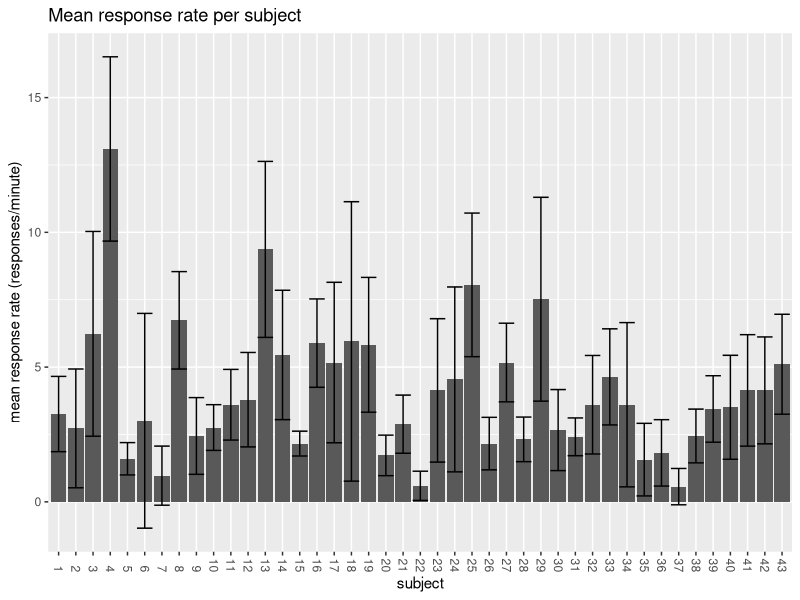
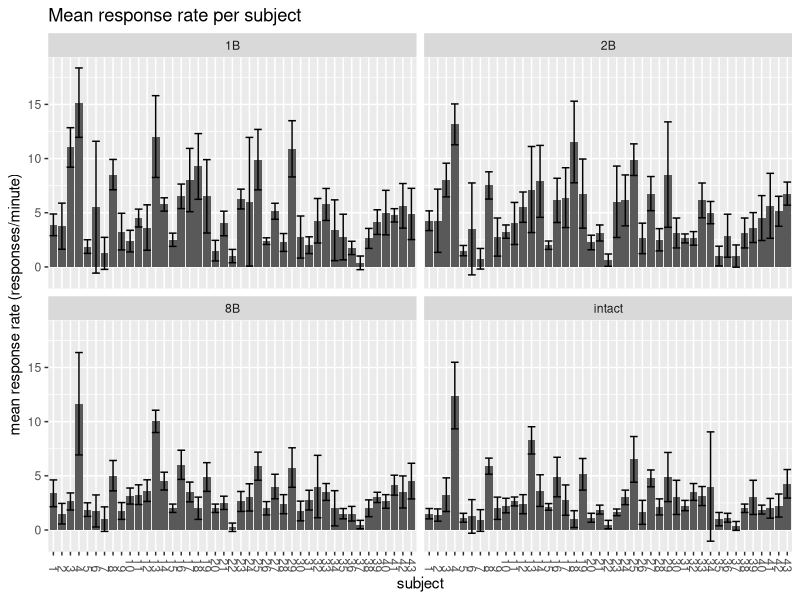
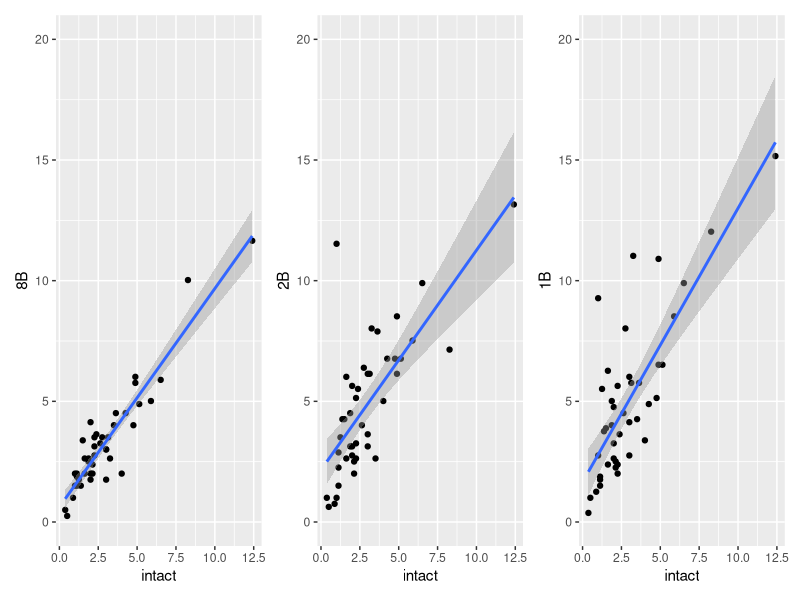
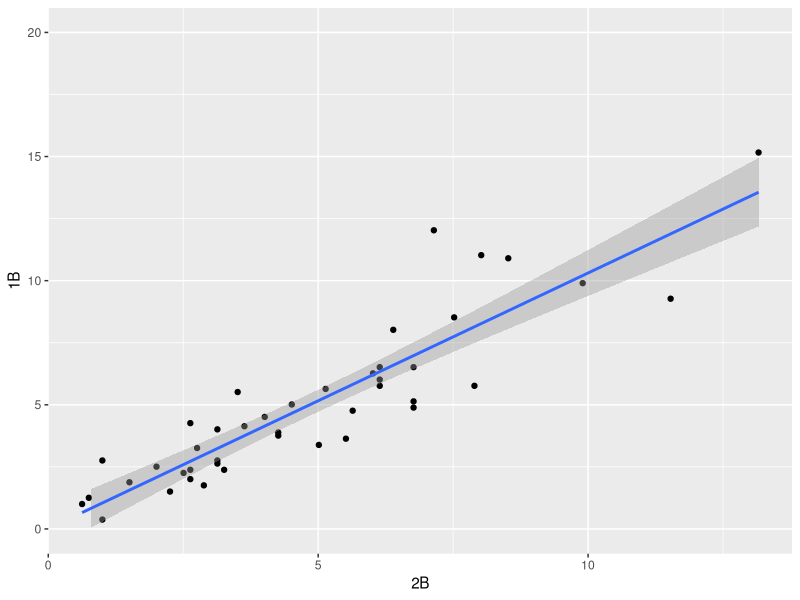
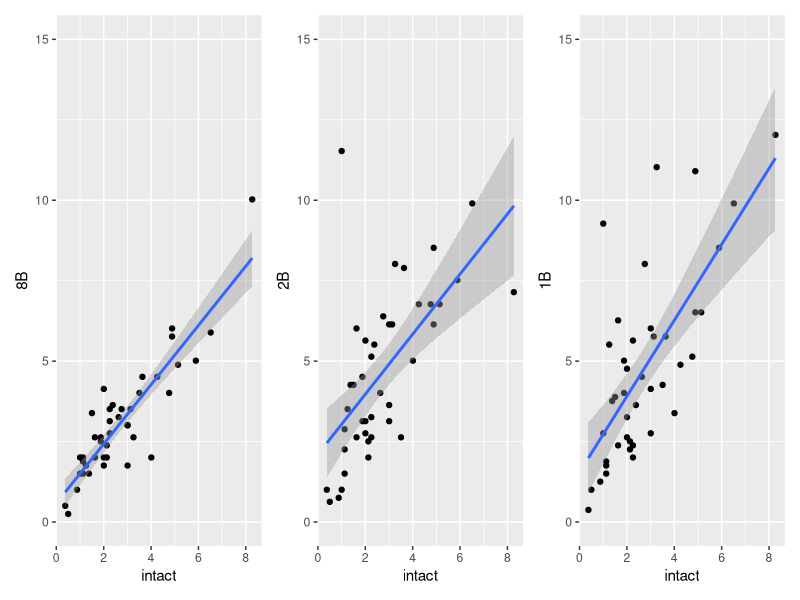
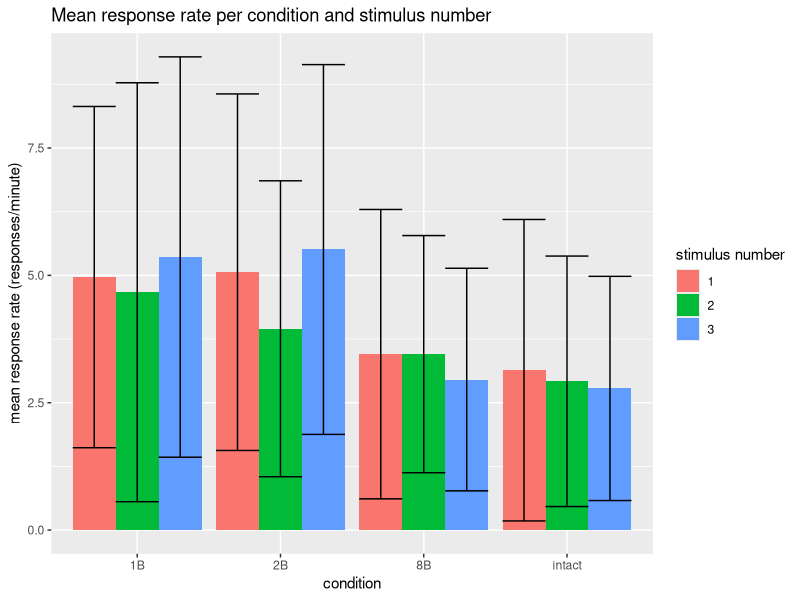
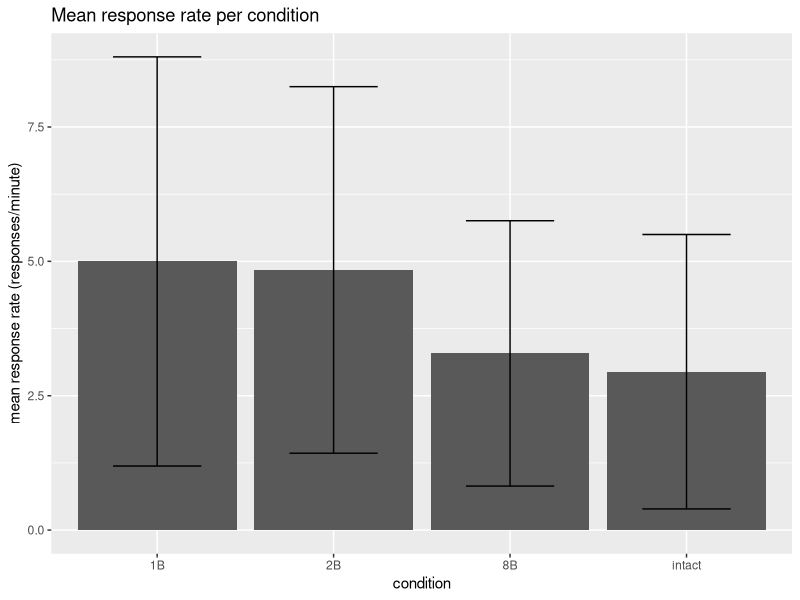
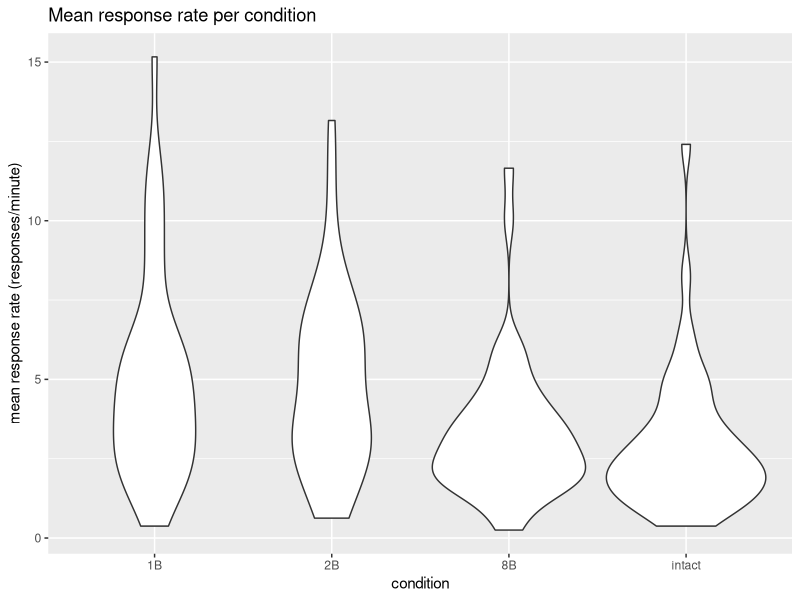

Reproduce these figures in R, in order.
## ---- chunk 1
knitr::opts_chunk$set(echo = FALSE, message = FALSE)
library(tidyverse)
library(magrittr)
library(patchwork)
## ---- chunk 2
data_long <- as_tibble(read_csv('data/responses_binarized_long.csv'))

# convert exp_subject_id to a factor
data_long <- mutate(data_long, exp_subject_id = as.factor(exp_subject_id))
levels(data_long$exp_subject_id) <- seq(1,43)
## ---- chunk 3
data <- data_long %>%
  group_by(exp_subject_id, scram_cond, stim_num, run) %>%
  nest(response_tbl = c(time,response)) #%>%
  #print()
## ---- chunk 4
data$response_tbl[[1]]
data$response_tbl[[1]][[2]]
## ---- chunk 5
response_rate <- data_long %>%
  group_by(exp_subject_id, scram_cond, stim_num, run) %>%
  summarize(response_count = sum(response)) %>%
  mutate(response_rate = response_count / 1.33) #%>%
  #print()
## ---- chunk 6
p_avg_rate_subj <- response_rate %>%
  group_by(exp_subject_id) %>%
  summarize(mean_rate = mean(response_rate), sd_rate = sd(response_rate)) %>%
  #print() %>%
  
  ggplot(aes(x = exp_subject_id, y = mean_rate)) +
  geom_bar(stat = 'identity') +
  geom_errorbar(aes(ymin = mean_rate - sd_rate, ymax = mean_rate + sd_rate)) +
  labs(title = "Mean response rate per subject",
       x = "subject",
       y = "mean response rate (responses/minute)") +
  theme(axis.text.x = element_text(angle = -90, vjust = 0.5, hjust = 1))
  
p_avg_rate_subj
## ---- chunk 7
p_avg_rate_subj_cond <- response_rate %>%
  group_by(exp_subject_id, scram_cond) %>%
  summarize(mean_rate = mean(response_rate), sd_rate = sd(response_rate)) %>%
  #print() %>%
  
  ggplot(aes(x = exp_subject_id, y = mean_rate)) +
  facet_wrap(vars(scram_cond), nrow=2, ncol=2) +
  geom_bar(stat = 'identity') +
  geom_errorbar(aes(ymin = mean_rate - sd_rate, ymax = mean_rate + sd_rate)) +
  labs(title = "Mean response rate per subject",
       x = "subject",
       y = "mean response rate (responses/minute)") +
  theme(axis.text.x = element_text(angle = -90, vjust = 0.5, hjust = 1))
  
p_avg_rate_subj_cond
## ---- chunk 8
response_rate_wide <- response_rate %>%
  group_by(exp_subject_id, scram_cond) %>%
  summarize(mean_rate = mean(response_rate)) %>%
  pivot_wider(names_from = scram_cond, values_from = mean_rate) #%>%
  #print()

p_8B_I <- ggplot(response_rate_wide, aes(x = intact, y = `8B`)) +
  geom_point() +
  geom_smooth(method=lm) +
  ylim(0,20)

p_2B_I <- ggplot(response_rate_wide, aes(x = intact, y = `2B`)) +
  geom_point() +
  geom_smooth(method=lm) +
  ylim(0,20)
  
p_1B_I <- ggplot(response_rate_wide, aes(x = intact, y = `1B`)) +
  geom_point() +
  geom_smooth(method=lm) +
  ylim(0,20)

p_8B_I + p_2B_I + p_1B_I
## ---- chunk 9
summary(lm(`8B` ~ intact, response_rate_wide))
summary(lm(`2B` ~ intact, response_rate_wide))
summary(lm(`1B` ~ intact, response_rate_wide))
## ---- chunk 10
p_1B_2B <- ggplot(response_rate_wide, aes(x = `2B`, y = `1B`)) +
  geom_point() +
  geom_smooth(method=lm) +
  ylim(0,20)
p_1B_2B

summary(lm(`1B` ~ `2B`, response_rate_wide))
## ---- chunk 11
response_rate_wide_no_out <- response_rate %>%
  group_by(exp_subject_id, scram_cond) %>%
  summarize(mean_rate = mean(response_rate)) %>%
  pivot_wider(names_from = scram_cond, values_from = mean_rate) %>%
  filter(intact < 10)

p_8B_I <- ggplot(response_rate_wide_no_out, aes(x = intact, y = `8B`)) +
  geom_point() +
  geom_smooth(method=lm) +
  ylim(0,15)

p_2B_I <- ggplot(response_rate_wide_no_out, aes(x = intact, y = `2B`)) +
  geom_point() +
  geom_smooth(method=lm) +
  ylim(0,15)
  
p_1B_I <- ggplot(response_rate_wide_no_out, aes(x = intact, y = `1B`)) +
  geom_point() +
  geom_smooth(method=lm) +
  ylim(0,15)

p_8B_I + p_2B_I + p_1B_I
## ---- chunk 12
summary(lm(`8B` ~ intact, response_rate_wide_no_out))
summary(lm(`2B` ~ intact, response_rate_wide_no_out))
summary(lm(`1B` ~ intact, response_rate_wide_no_out))
## ---- chunk 13
p_avg_rate_stim <- response_rate %>%
  mutate(scram_cond = as.factor(scram_cond),
         stim_num = as.factor(stim_num)) %>%
  group_by(scram_cond, stim_num) %>%
  summarize(mean_rate = mean(response_rate), sd_rate = sd(response_rate)) %>%
  #print() %>%
  
  ggplot(aes(x = scram_cond, y = mean_rate, fill = stim_num)) +
  geom_bar(stat = 'identity', position = "dodge") +
  geom_errorbar(aes(ymin = mean_rate - sd_rate, ymax = mean_rate + sd_rate),
                position = "dodge") +
  labs(title = "Mean response rate per condition and stimulus number",
       x = "condition",
       fill = "stimulus number",
       y = "mean response rate (responses/minute)")


p_avg_rate_stim
## ---- chunk 14
p_avg_rate_cond <- response_rate %>%
  mutate(scram_cond = as.factor(scram_cond)) %>%
  group_by(scram_cond) %>%
  summarize(mean_rate = mean(response_rate), sd_rate = sd(response_rate)) %>%
  #print() %>%
  
  ggplot(aes(x = scram_cond, y = mean_rate)) +
  geom_bar(stat = 'identity') +
  geom_errorbar(aes(ymin = mean_rate - sd_rate, ymax = mean_rate + sd_rate),
                width = 0.5) +
  labs(title = "Mean response rate per condition",
       x = "condition",
       y = "mean response rate (responses/minute)")

p_avg_rate_cond
## ---- chunk 15
avg_rate_cond_subject <- response_rate %>%
  mutate(scram_cond = as.factor(scram_cond)) %>%
  group_by(exp_subject_id, scram_cond) %>%
  summarize(mean_rate = mean(response_rate)) #%>%
  #print()
  
p_avg_rate_cond_subject <- avg_rate_cond_subject %>%
  ggplot(aes(x = scram_cond, y = mean_rate)) +
  geom_violin() +
  labs(title = "Mean response rate per condition",
       x = "condition",
       y = "mean response rate (responses/minute)")

p_avg_rate_cond_subject
## ---- chunk 16
dist.1B <- filter(avg_rate_cond_subject, scram_cond == '1B')$mean_rate
dist.2B <- filter(avg_rate_cond_subject, scram_cond == '2B')$mean_rate
dist.8B <- filter(avg_rate_cond_subject, scram_cond == '8B')$mean_rate
dist.intact <- filter(avg_rate_cond_subject, scram_cond == 'intact')$mean_rate

shapiro.test(dist.1B)
shapiro.test(dist.2B)
shapiro.test(dist.8B)
shapiro.test(dist.intact)
## ---- chunk 17
wilcox.test(dist.1B, dist.2B, paired = TRUE)
wilcox.test(dist.8B, dist.intact, paired = TRUE)
## ---- chunk 18
p_I_1_r2 <- data_long %>%
  filter(scram_cond == 'intact', stim_num == 1, run == 2) %>%
  
  ggplot(aes(x = time, y = exp_subject_id, fill = response)) +
  geom_tile(color = "black") +
  labs(x = "seconds", y = "subject")
  
p_I_1_r2
## ---- chunk 19
p_sum_resp <- data_long %>%
  group_by(scram_cond, stim_num, run, time) %>%
  summarize(sum_resp = sum(response)) %>%
  filter(run == 2) %>%
  
  ggplot(aes(x = time, y = scram_cond, fill = sum_resp)) +
  facet_grid(cols = vars(stim_num)) +
  geom_tile(color = "black") +
  labs(x = "seconds", y = "condition")

p_sum_resp
## ---- chunk 20
# specify particular subject and stimulus for testing
this_sub <- '1'
specific_stim <- c('intact',1,2)

this_sub_data <- data_long %>%
  filter(exp_subject_id == this_sub,
         scram_cond == specific_stim[1],
         stim_num == specific_stim[2],
         run == specific_stim[3]) %>%
  print()

avg_others_data <- data_long %>%
  filter(exp_subject_id != this_sub,
         scram_cond == specific_stim[1],
         stim_num == specific_stim[2],
         run == specific_stim[3]) %>%
  group_by(time) %>%
  summarize(avg_resp = mean(response)) %>%
  print()

print(cor(this_sub_data$response,avg_others_data$avg_resp))

## ---- chunk 21
gt_periodic <- as_tibble(read_csv('data/ground_truth_phrase_boundaries_periodic.csv'))
print(gt_periodic)

gt_tracked <- as_tibble(read_csv('data/ground_truth_phrase_boundaries_tracked.csv'))
print(gt_tracked)
